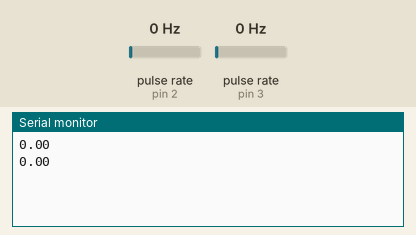
Bench run of a sketch on a simulated Arduino Uno, built with avr-gcc and run on an emulated ATmega328P. Parts: the last lines printed to the serial monitor. Wiring (inferred from the names in the program): 2 × pulse sensor: data pin 2 / data pin 3. Inputs (shaded band) come from the test bench; at power-on: pulse rate (sensors on pin 2, pin 3) 0 Hz.

Above: at 1.2 s.
1.3 s: pulse rate (sensor on pin 2) set to 4 Hz
At 2.6 s:
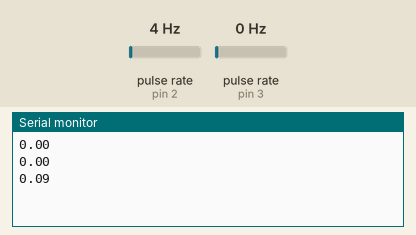
2.8 s: pulse rate (sensor on pin 3) set to 50 Hz
At 3.6 s:
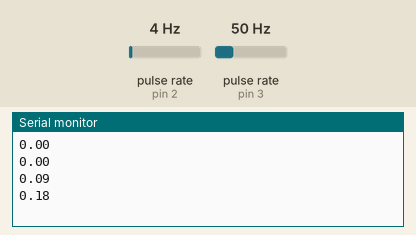
4.3 s: pulse rate (sensor on pin 2) set to 150 Hz
At 5.6 s:
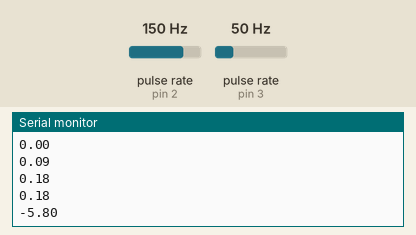
5.8 s: pulse rate (sensor on pin 3) set to 4 Hz
At 6.8 s:
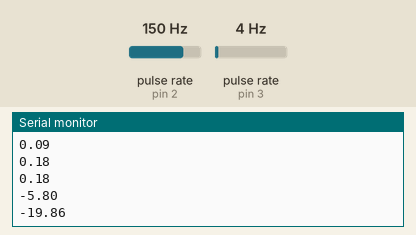
Timing chart, 0 to 8.3 s (numbered marks = the images above; inputs shaded):
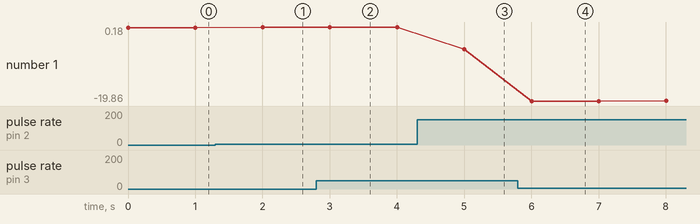

The sketch:

YAW_IRE_final.ino
```cpp
//these pins can not be changed 2/3 are special pins
int encoderPin1 = 2;
int encoderPin2 = 3;

volatile int lastEncoded = 0;
volatile long encoderValue = 0;


long lastencoderValue = 0;

int lastMSB = 0;
int lastLSB = 0;
float angle;

void setup() {
  Serial.begin (9600);

  pinMode(encoderPin1, INPUT);
  pinMode(encoderPin2, INPUT);

  digitalWrite(encoderPin1, HIGH); //turn pullup resistor on
  digitalWrite(encoderPin2, HIGH); //turn pullup resistor on

  //call updateEncoder() when any high/low changed seen
  //on interrupt 0 (pin 2), or interrupt 1 (pin 3)
  attachInterrupt(0, updateEncoder, CHANGE);
  attachInterrupt(1, updateEncoder, CHANGE);

}

void loop(){
  //Do stuff here
  // angle=encoderValue*360.0/1024;
  angle=encoderValue*360.0/(1024*4);
  Serial.println(angle);
  delay(1000); //just here to slow down the output, and show it will work  even during a delay
}


void updateEncoder(){
  int MSB = digitalRead(encoderPin1);    //MSB = most significant bit
  int LSB = digitalRead(encoderPin2);   //LSB = least significant bit

  int encoded = (MSB << 1) |LSB; //converting the 2 pin value to single number
  int sum  = (lastEncoded << 2) | encoded; //adding it to the previous encoded value

  if(sum == 0b1101 || sum == 0b0100 || sum == 0b0010 || sum == 0b1011) encoderValue ++;
  if(sum == 0b1110 || sum == 0b0111 || sum == 0b0001 || sum == 0b1000) encoderValue --;

  lastEncoded = encoded; //store this value for next time
  if(encoderValue>360 )encoderValue=0;
}
```

Measured:
- after the input at 1.3 s, the serial monitor: prints a new line after 0.70 s (image 1)
- after the input at 2.8 s, the serial monitor: prints a new line after 0.20 s (image 2)
- after the input at 4.3 s, the serial monitor: prints a new line after 0.70 s (image 3)
- after the input at 5.8 s, the serial monitor: prints a new line after 0.20 s (image 4)
- plotted number 1: 0 → 0.09 after the input at 1.3 s, 0.09 → 0.18 after the input at 2.8 s, 0.18 → -5.8 after the input at 4.3 s, -5.8 → -19.78 after the input at 5.8 s
